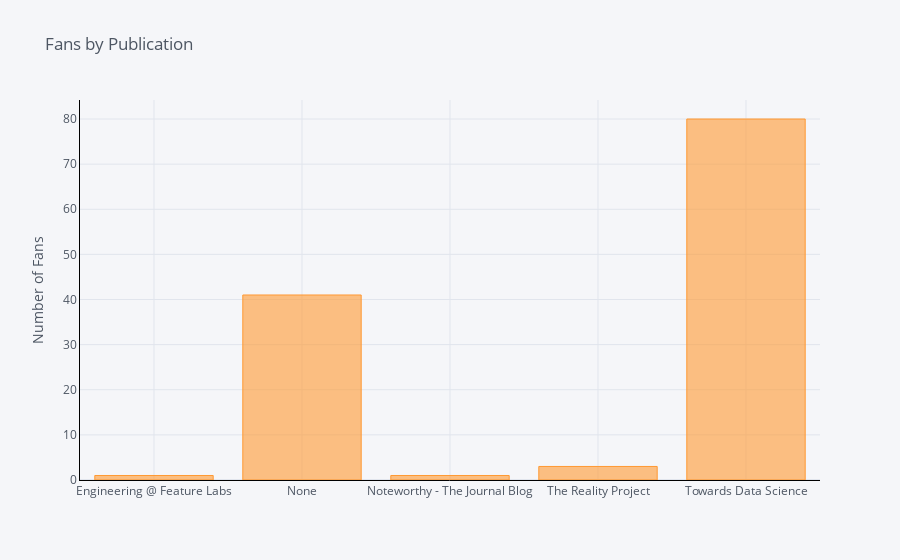

Write notebook code for a chart like this one.
### Markdown cell above
### Bar Plot

for bar plot, we need to apply some sort of aggregation function then plot

### Code cell
df.groupby('publication').count()['fans'].iplot(
    kind='bar',
    yTitle='Number of Fans',
    linecolor='black',
    title='Fans by Publication'
)

### Figure 1 — Plotly figure (JSON) as saved in the notebook; plotly's stock layout.template omitted (floating-point values rounded to 4 significant figures)
{"data": [{"marker": {"color": "rgba(255, 153, 51, 0.6)", "line": {"color": "rgba(255, 153, 51, 1.0)", "width": 1}}, "name": "fans", "orientation": "v", "text": "", "type": "bar", "x": ["Engineering @ Feature Labs", "None", "Noteworthy - The Journal Blog", "The Reality Project", "Towards Data Science"], "y": [1, 41, 1, 3, 80]}], "layout": {"legend": {"bgcolor": "#F5F6F9", "font": {"color": "#4D5663"}}, "paper_bgcolor": "#F5F6F9", "plot_bgcolor": "#F5F6F9", "title": {"font": {"color": "#4D5663"}, "text": "Fans by Publication"}, "xaxis": {"gridcolor": "#E1E5ED", "linecolor": "black", "showgrid": true, "tickfont": {"color": "#4D5663"}, "title": {"font": {"color": "#4D5663"}, "text": ""}, "zerolinecolor": "#E1E5ED"}, "yaxis": {"gridcolor": "#E1E5ED", "linecolor": "black", "showgrid": true, "tickfont": {"color": "#4D5663"}, "title": {"font": {"color": "#4D5663"}, "text": "Number of Fans"}, "zerolinecolor": "#E1E5ED"}}}
